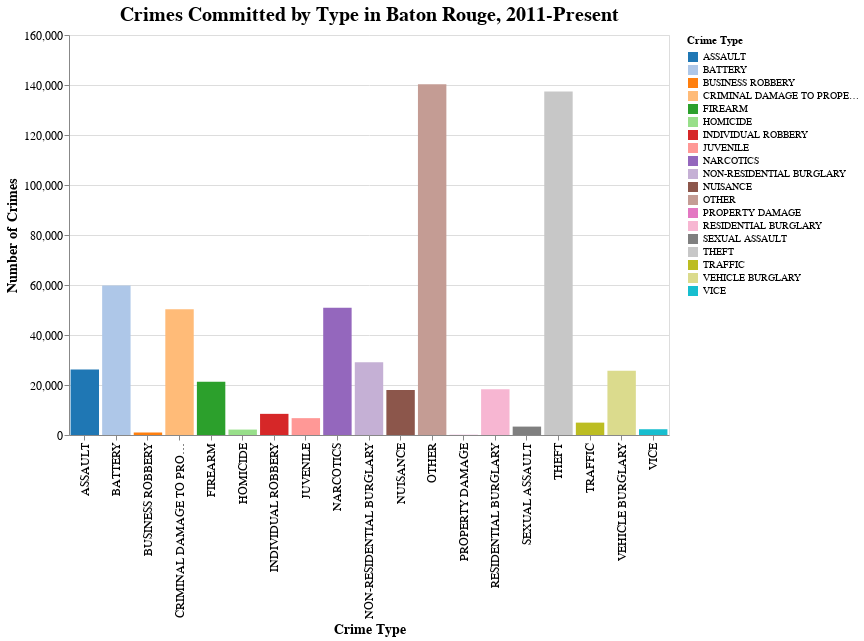

Here is the notebook cell this chart was saved with:
### Code cell
chart = alt.Chart(btr_num_df).mark_bar().encode(
    x = alt.X('crime_type',title='Crime Type'),
    y = alt.Y('count',title='Number of Crimes'),
    color = alt.Color('crime_type:N', title='Crime Type', scale=alt.Scale(scheme='category20')),
).properties(
    title='Crimes Committed by Type in Baton Rouge, 2011-Present',
    width=600,
    height=400
).configure_axis(
    labelFontSize=12,
    titleFontSize=14
).configure_title(
    fontSize=20
)

chart.display()

### Figure 1 — Vega-Lite specification as saved in the notebook (floating-point values rounded to 4 significant figures)
{"config": {"view": {"continuousWidth": 300, "continuousHeight": 300}, "axis": {"labelFontSize": 12, "titleFontSize": 14}, "title": {"fontSize": 20}}, "data": {"name": "data-e6828deb0108ddb3e2c9c363e06fdb39"}, "mark": {"type": "bar"}, "encoding": {"color": {"field": "crime_type", "scale": {"scheme": "category20"}, "title": "Crime Type", "type": "nominal"}, "x": {"field": "crime_type", "title": "Crime Type", "type": "nominal"}, "y": {"field": "count", "title": "Number of Crimes", "type": "quantitative"}}, "height": 400, "title": "Crimes Committed by Type in Baton Rouge, 2011-Present", "width": 600, "$schema": "https://vega.github.io/schema/vega-lite/v5.8.0.json", "datasets": {"data-e6828deb0108ddb3e2c9c363e06fdb39": [{"crime_type": "ASSAULT", "count": 26180}, {"crime_type": "BATTERY", "count": 59757}, {"crime_type": "BUSINESS ROBBERY", "count": 1003}, {"crime_type": "CRIMINAL DAMAGE TO PROPERTY", "count": 50298}, {"crime_type": "FIREARM", "count": 21305}, {"crime_type": "HOMICIDE", "count": 2169}, {"crime_type": "INDIVIDUAL ROBBERY", "count": 8457}, {"crime_type": "JUVENILE", "count": 6743}, {"crime_type": "NARCOTICS", "count": 50876}, {"crime_type": "NON-RESIDENTIAL BURGLARY", "count": 29150}, {"crime_type": "NUISANCE", "count": 18007}, {"crime_type": "OTHER", "count": 140300}, {"crime_type": "PROPERTY DAMAGE", "count": 67}, {"crime_type": "RESIDENTIAL BURGLARY", "count": 18326}, {"crime_type": "SEXUAL ASSAULT", "count": 3362}, {"crime_type": "THEFT", "count": 137362}, {"crime_type": "TRAFFIC", "count": 4952}, {"crime_type": "VEHICLE BURGLARY", "count": 25740}, {"crime_type": "VICE", "count": 2305}]}}
